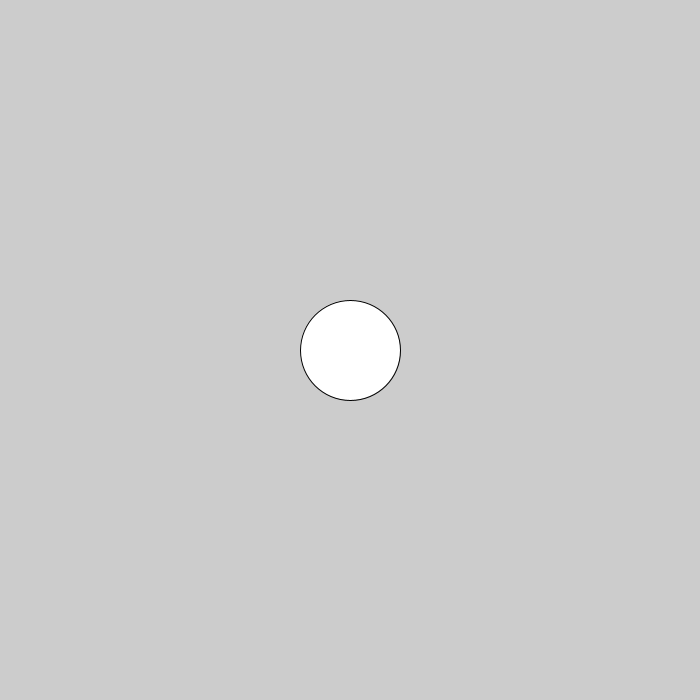
Frame 1 (no input)
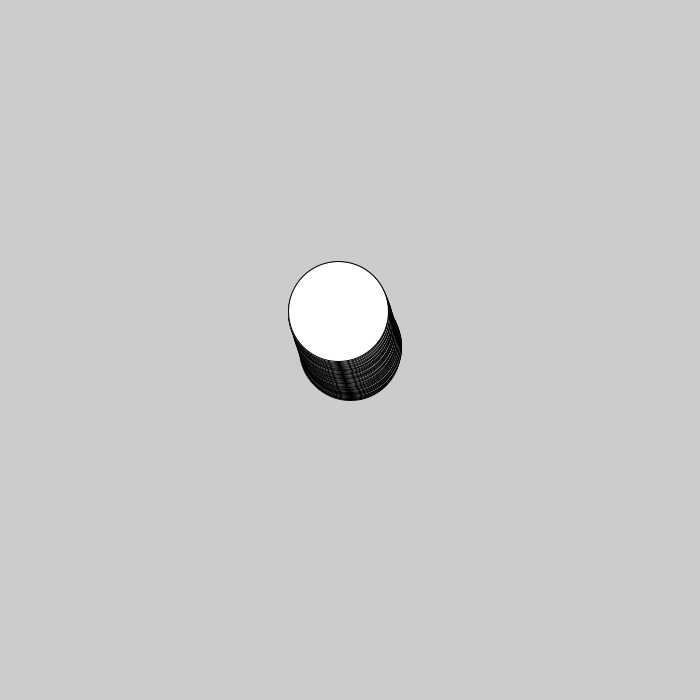
Frame 60 (the mouse pressed at the canvas centre just before this capture)
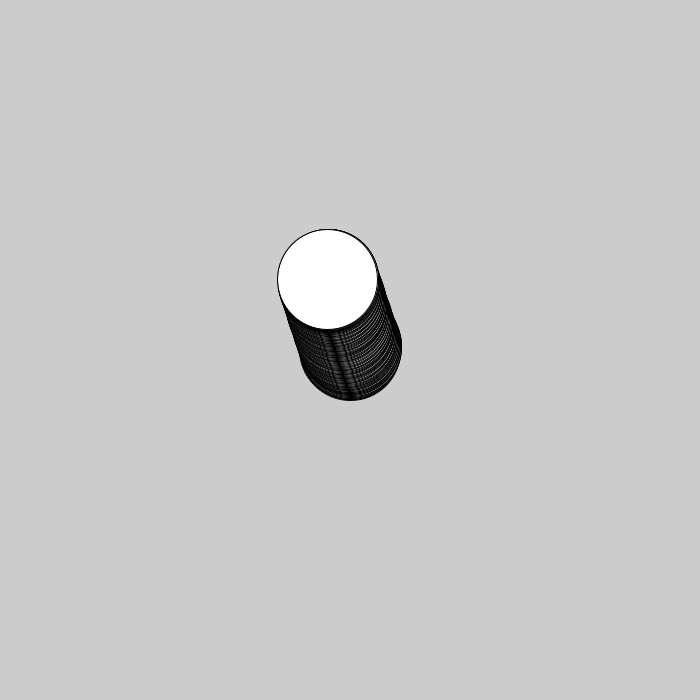
Frame 120 (the mouse held since frame 60 and released just before this capture)

The Processing sketch that drew these frames (run headless with seeded random() and noise(); from frame 60 on, the mouse is pressed at the canvas centre):

// Processing sketch: Wanderer
// ── Wanderer.pde
float x, y;
float vx, vy;
float ax, ay;

int sz=100;

void setup() {
  size(700, 700);
  x=width/2;
  y=height/2;
  vx=0;
  vy=0;
  ax=-.01;
  ay=-.01;
}

void draw() {
  ellipse(x, y, sz, sz);
  vx+=ax;
  vy+=ay;
  x+=vx;
  y+=vy;

ax=random(-.1,.1);
ay=random(-.1,.1);

  vx=constrain(vx, -5, 5);
  vy=constrain(vy, -5, 5);

  if (x-sz/2>width) {
    x=-sz/2;
  }
  if (x+sz/2<0) {
    x=width+sz/2;
  }
  if (y-sz/2>height) {
    y=-sz;
  }
  if (y+sz/2<0) {
    y=height+sz/2;
  }
}
